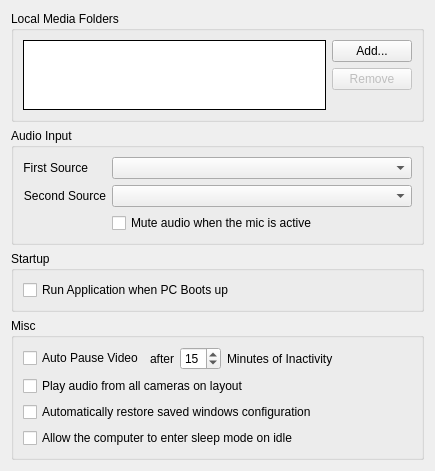
<?xml version="1.0" encoding="UTF-8"?>
<ui version="4.0">
 <class>GeneralPreferencesWidget</class>
 <widget class="QWidget" name="GeneralPreferencesWidget">
  <property name="geometry">
   <rect>
    <x>0</x>
    <y>0</y>
    <width>435</width>
    <height>424</height>
   </rect>
  </property>
  <layout class="QVBoxLayout" name="verticalLayout" stretch="0,0,0,0,1">
   <item>
    <widget class="QGroupBox" name="mediaFoldersGroupBox">
     <property name="title">
      <string>Local Media Folders</string>
     </property>
     <property name="flat">
      <bool>true</bool>
     </property>
     <layout class="QHBoxLayout" name="horizontalLayout_2">
      <item>
       <widget class="QListWidget" name="mediaFoldersList">
        <property name="maximumSize">
         <size>
          <width>16777215</width>
          <height>80</height>
         </size>
        </property>
        <property name="frameShape">
         <enum>QFrame::Box</enum>
        </property>
        <property name="frameShadow">
         <enum>QFrame::Plain</enum>
        </property>
       </widget>
      </item>
      <item>
       <layout class="QVBoxLayout" name="verticalLayout_3">
        <item>
         <widget class="QPushButton" name="addMediaFolderButton">
          <property name="text">
           <string>Add...</string>
          </property>
         </widget>
        </item>
        <item>
         <widget class="QPushButton" name="removeMediaFolderButton">
          <property name="enabled">
           <bool>false</bool>
          </property>
          <property name="text">
           <string>Remove</string>
          </property>
         </widget>
        </item>
        <item>
         <spacer name="verticalSpacer_2">
          <property name="orientation">
           <enum>Qt::Vertical</enum>
          </property>
          <property name="sizeHint" stdset="0">
           <size>
            <width>20</width>
            <height>10</height>
           </size>
          </property>
         </spacer>
        </item>
       </layout>
      </item>
     </layout>
    </widget>
   </item>
   <item>
    <widget class="QGroupBox" name="audioGroupBox">
     <property name="title">
      <string>Audio Input</string>
     </property>
     <property name="flat">
      <bool>true</bool>
     </property>
     <layout class="QFormLayout" name="formLayout">
      <item row="0" column="0">
       <widget class="QLabel" name="primaryDeviceTextLabel">
        <property name="text">
         <string>First Source</string>
        </property>
        <property name="alignment">
         <set>Qt::AlignRight|Qt::AlignTrailing|Qt::AlignVCenter</set>
        </property>
       </widget>
      </item>
      <item row="0" column="1">
       <widget class="QComboBox" name="primaryAudioDeviceComboBox"/>
      </item>
      <item row="1" column="0">
       <widget class="QLabel" name="secondaryDeviceTextLabel">
        <property name="text">
         <string>Second Source</string>
        </property>
        <property name="alignment">
         <set>Qt::AlignRight|Qt::AlignTrailing|Qt::AlignVCenter</set>
        </property>
       </widget>
      </item>
      <item row="1" column="1">
       <widget class="QComboBox" name="secondaryAudioDeviceComboBox"/>
      </item>
      <item row="2" column="1">
       <widget class="QCheckBox" name="muteOnAudioTransmitCheckBox">
        <property name="text">
         <string>Mute audio when the mic is active</string>
        </property>
       </widget>
      </item>
     </layout>
    </widget>
   </item>
   <item>
    <widget class="QGroupBox" name="startupSettingsGroup">
     <property name="title">
      <string>Startup</string>
     </property>
     <property name="flat">
      <bool>true</bool>
     </property>
     <layout class="QVBoxLayout" name="verticalLayout_2">
      <item>
       <widget class="QCheckBox" name="autoStartCheckBox">
        <property name="text">
         <string>Run Application when PC Boots up</string>
        </property>
       </widget>
      </item>
     </layout>
    </widget>
   </item>
   <item>
    <widget class="QGroupBox" name="miscGroupBox">
     <property name="title">
      <string>Misc</string>
     </property>
     <property name="flat">
      <bool>true</bool>
     </property>
     <layout class="QGridLayout" name="gridLayout_2">
      <item row="1" column="0">
       <widget class="QCheckBox" name="playAudioForAllCamerasCheckbox">
        <property name="text">
         <string>Play audio from all cameras on layout</string>
        </property>
       </widget>
      </item>
      <item row="2" column="0">
       <widget class="QCheckBox" name="restoreSessionCheckBox">
        <property name="text">
         <string>Automatically restore saved windows configuration</string>
        </property>
       </widget>
      </item>
      <item row="0" column="0" colspan="2">
       <layout class="QHBoxLayout" name="pauseOnInactivityLayout" stretch="0,0,0">
        <item>
         <widget class="QCheckBox" name="pauseOnInactivityCheckBox">
          <property name="text">
           <string>Auto Pause Video</string>
          </property>
         </widget>
        </item>
        <item>
         <widget class="QWidget" name="idleTimeoutWidget" native="true">
          <layout class="QHBoxLayout" name="horizontalLayout_3">
           <property name="leftMargin">
            <number>0</number>
           </property>
           <property name="topMargin">
            <number>0</number>
           </property>
           <property name="rightMargin">
            <number>0</number>
           </property>
           <property name="bottomMargin">
            <number>0</number>
           </property>
           <item>
            <widget class="QLabel" name="idleTimeoutLabel1">
             <property name="text">
              <string>after</string>
             </property>
             <property name="buddy">
              <cstring>idleTimeoutSpinBox</cstring>
             </property>
            </widget>
           </item>
           <item>
            <widget class="QSpinBox" name="idleTimeoutSpinBox">
             <property name="minimum">
              <number>1</number>
             </property>
             <property name="maximum">
              <number>60</number>
             </property>
             <property name="value">
              <number>15</number>
             </property>
            </widget>
           </item>
           <item>
            <widget class="QLabel" name="idleTimeoutLabel2">
             <property name="text">
              <string>Minutes of Inactivity</string>
             </property>
            </widget>
           </item>
          </layout>
         </widget>
        </item>
        <item>
         <spacer name="horizontalSpacer_7">
          <property name="orientation">
           <enum>Qt::Horizontal</enum>
          </property>
          <property name="sizeHint" stdset="0">
           <size>
            <width>40</width>
            <height>10</height>
           </size>
          </property>
         </spacer>
        </item>
       </layout>
      </item>
      <item row="3" column="0">
       <widget class="QCheckBox" name="allowEnteringSleepModeCheckBox">
        <property name="text">
         <string>Allow the computer to enter sleep mode on idle</string>
        </property>
       </widget>
      </item>
     </layout>
    </widget>
   </item>
   <item>
    <spacer name="verticalSpacer">
     <property name="orientation">
      <enum>Qt::Vertical</enum>
     </property>
     <property name="sizeHint" stdset="0">
      <size>
       <width>20</width>
       <height>40</height>
      </size>
     </property>
    </spacer>
   </item>
  </layout>
 </widget>
 <tabstops>
  <tabstop>mediaFoldersList</tabstop>
  <tabstop>addMediaFolderButton</tabstop>
  <tabstop>removeMediaFolderButton</tabstop>
  <tabstop>idleTimeoutSpinBox</tabstop>
 </tabstops>
 <resources/>
 <connections/>
</ui>
